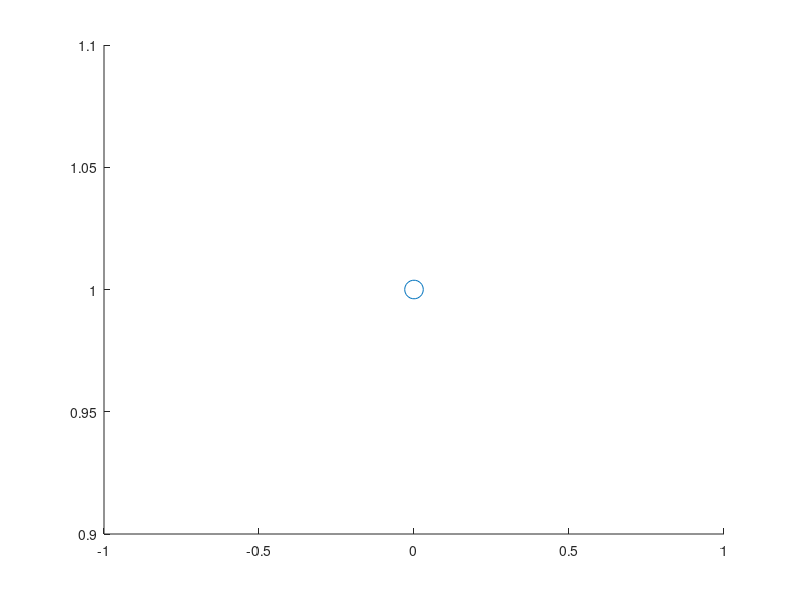

MATLAB code to generate this figure: (Note: this script raises an error after producing the figure.)
n = 1;
radius = 0.001;
sep = 0;
sigma = 0.01;
cell_growth_rate = 0.0005;
cell_number_limit = 20;
%xlim([-1 cell_number_limit*10000]);
%ylim([-1 2]);
fun = @(sep,n) LJ_derivative(sep,n);
while(n < cell_number_limit)
    % plot cells of radius and calculate separation as given
    if(n > 1)
        %fprintf("n > 1\n");
        f = @(sep) fun(sep,n);
        y = ones(1,n);
        sep = fzero(f,1.1e-02);
        sep = 100000*(sep+radius);
        x = 0:sep:((n-1)*sep);
        x = x*1000;
        fprintf("radius = %f, separation = %f, number of cells = %d\n",radius,sep,n);
        figure;
        axis manual;
        axis([-1 cell_number_limit*10000 -1 2]);
        scatter(x,y,40000*radius,'k');
    else
        fprintf("radius = %f, separation = %f, number of cells = %d\n",radius,sep,n);
        scatter(0,1,40000*radius);
    end
    radius = radius + cell_growth_rate;
    %fprintf("radius = %f, separation = %f, number of cells = %d\n",radius,sep,n);
    if(radius > sigma/2)
        n = n*2;
        radius = radius/2;
    end
    pause(0.8);
end